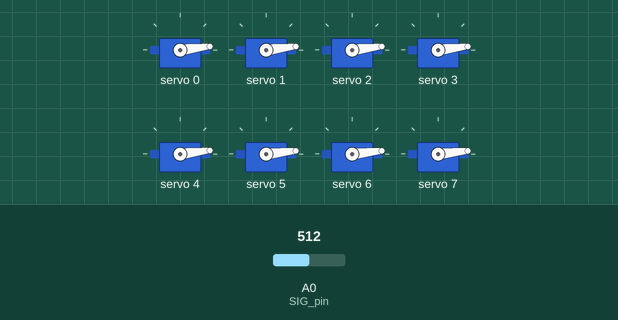
A sketch run on a simulated Arduino Uno, built with avr-gcc and run on an emulated ATmega328P. Parts: 8 × servo. Inputs (shaded band) come from the test bench; at power-on: A0 (SIG_pin) = 512. What the sketch prints to the serial monitor is not drawn.

Above: at 2.53 s.
At 10.0 s:
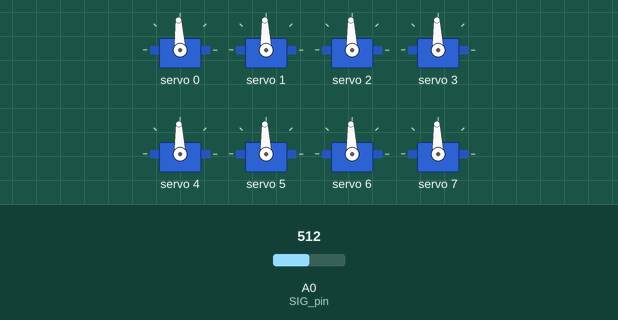
At 17.7 s:
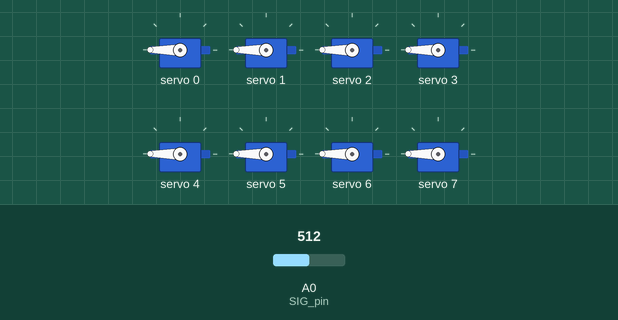
At 23.96 s:
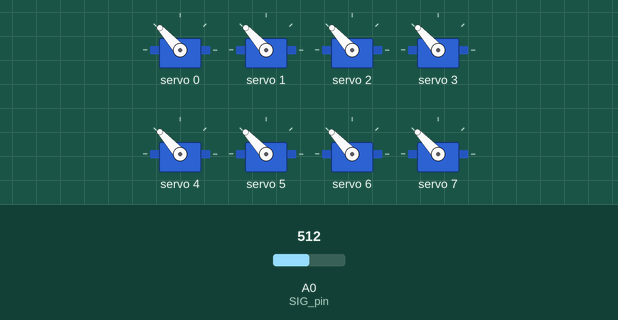
At 29.31 s:
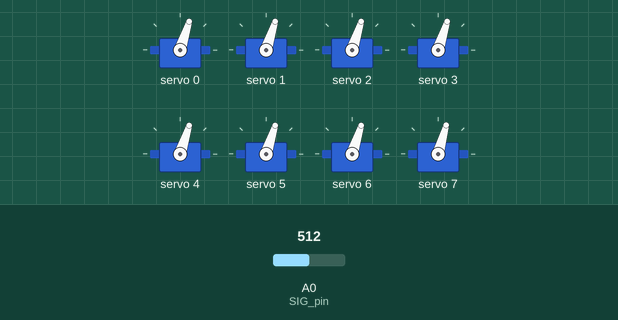
At 39.7 s:
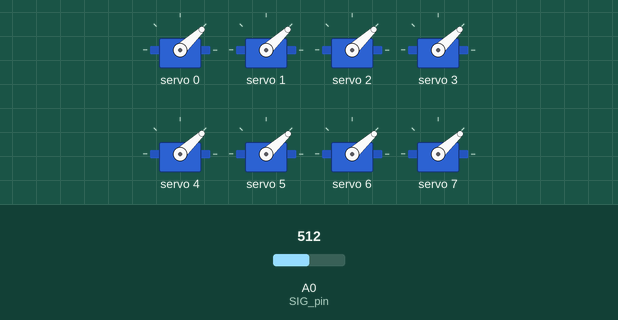
Timing chart, 0 to 40.0 s (numbered marks = the images above):
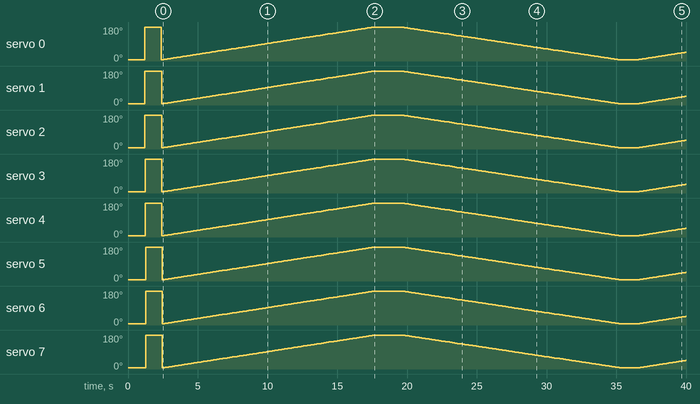

The sketch:

servo_MUX.ino
```cpp
#include <Wire.h> // I2C 통신을 위한 라이브러리
#include <Adafruit_PWMServoDriver.h> // 서보 모터를 제어하는 PWM 드라이버 라이브러리

Adafruit_PWMServoDriver pwm = Adafruit_PWMServoDriver(0x40); // PWM 드라이버 객체 생성

#define SERVOMIX 150
#define SERVOMAX 600
//Mux control pins
int s0 = 8;
int s1 = 9;
int s2 = 10;
int s3 = 11;

//Mux in “SIG” pin
int SIG_pin = 0;

int analogValues[2][8]; // [0도/180도][채널0~3]
int num = 8;  //4개라면 for문 때문에 1빼줌

void setup() {
  Serial.begin(9600); // 시리얼 모니터를 9600 baud로 시작

  pinMode(s0, OUTPUT);
  pinMode(s1, OUTPUT);
  pinMode(s2, OUTPUT);
  pinMode(s3, OUTPUT);

  digitalWrite(s0, LOW);
  digitalWrite(s1, LOW);
  digitalWrite(s2, LOW);
  digitalWrite(s3, LOW);

  pwm.begin(); // PWM 드라이버 초기화
  pwm.setOscillatorFrequency(27000000); // 내부 발진 주파수 설정 (보통 이 값은 변경하지 않아도 됨)
  pwm.setPWMFreq(60); // 서보 모터의 주파수 설정 (60Hz, 서보 모터마다 다를 수 있음)

  delay(10); // 초기 설정 후 잠깐 대기


  // 이거는 각 모터의 아날로그 값 저장하는 것

  // 0도 위치로 이동
  int degree2pul_0 = map(0, 0, 180, SERVOMIX, SERVOMAX); // 0~180도 값을 150~600 PWM 값으로 변환
  for (int ch = 0; ch<num; ch++){
    pwm.setPWM(ch, 0, degree2pul_0); // 채널 , pwm 숫자1, pwm 숫자2  뒤에가 얼마나 많이 해줄꺼지에 대한 내용
    delay(10);
  }

  delay(1000); // 서보 모터 안정화 대기

  // 0도 위치에서 아날로그 값 읽기
  Serial.println("0도 위치 아날로그 값:");
  for (int ch = 0; ch < num; ch++) {
    analogValues[0][ch] = readMux(ch);
    Serial.print("채널 "); Serial.print(ch); Serial.print(": ");
    Serial.println(analogValues[0][ch]);
  }
  delay(10); // 측정 후 대기

  // 180도 위치로 이동
  int degree2pul_180 = map(178, 0, 180, SERVOMIX, SERVOMAX); // 0~180도 값을 150~600 PWM 값으로 변환
  for (int ch = 0; ch<num; ch++){
    pwm.setPWM(ch, 0, degree2pul_180); // 채널 , pwm 숫자1, pwm 숫자2  뒤에가 얼마나 많이 해줄꺼지에 대한 내용
    delay(10);
  }
  delay(1000); // 서보 모터 안정화 대기


  // 180도 위치에서 아날로그 값 읽기
  Serial.println("180도 위치 아날로그 값:");
  for (int ch = 0; ch < num; ch++) {
    analogValues[1][ch] = readMux(ch);
    Serial.print("채널 "); Serial.print(ch); Serial.print(": ");
    Serial.println(analogValues[1][ch]);
  }
  delay(10); // 측정 후 대기

}


void loop() {
  // 서보 모터를 0도에서 180도까지 이동
  for(int i = 0; i <= 180; i++){
    for (int ch = 0; ch<num; ch++){
      int pul = map(i, 0, 180, SERVOMIX, SERVOMAX); // 0~180도 값을 150~600 PWM 값으로 변환
      pwm.setPWM(ch, 0, pul); // 채널 , pwm 숫자1, pwm 숫자2  뒤에가 얼마나 많이 해줄꺼지에 대한 내용
      delay(10);
    }
  }

  // 1초 대기
  delay(1000);

  for(int ch = 0; ch <num; ch ++){
    Serial.print("Value at channel ");
    Serial.print(ch); Serial.print(": ");
    Serial.println(map(readMux(ch),analogValues[0][ch],analogValues[1][ch],0,180));
    delay(10);
    }

  // 서보 모터를 180도에서 0도까지 이동
  for(int i = 180; i >= 0; i--){
    for (int ch = 0; ch<num; ch++){
      int pul = map(i, 0, 180, SERVOMIX, SERVOMAX); // 0~180도 값을 150~600 PWM 값으로 변환
      pwm.setPWM(ch, 0, pul); // 채널 , pwm 숫자1, pwm 숫자2  뒤에가 얼마나 많이 해줄꺼지에 대한 내용
      delay(10);
      Serial.println(map(readMux(ch),analogValues[0][ch],analogValues[1][ch],0,180));
    }
  }
  // 1초 대기
  delay(1000);

  //Loop through and read all 16 values
  //Reports back Value at channel 6 is: 346
  for(int ch = 0; ch < num; ch ++){
    Serial.print("Value at channel ");
    Serial.print(ch); Serial.print(": ");
    Serial.println(map(readMux(ch),analogValues[0][ch],analogValues[1][ch],0,180));
    delay(10);
    }

}

int readMux(int channel)  {
  int controlPin[] = {s0, s1, s2, s3};
  int muxChannel[16][4]={ {0,0,0,0},
    {1,0,0,0}, //channel 1
    {0,1,0,0}, //channel 2
    {1,1,0,0}, //channel 3
    {0,0,1,0}, //channel 4
    {1,0,1,0}, //channel 5
    {0,1,1,0}, //channel 6
    {1,1,1,0}, //channel 7
    {0,0,0,1}, //channel 8
    {1,0,0,1}, //channel 9
    {0,1,0,1}, //channel 10
    {1,1,0,1}, //channel 11
    {0,0,1,1}, //channel 12
    {1,0,1,1}, //channel 13
    {0,1,1,1}, //channel 14
    {1,1,1,1} //channel 15
    };
  //loop through the 4 sig
  for(int i = 0; i < 4; i ++){
    digitalWrite(controlPin[i], muxChannel[channel][i]);
    }
  //read the value at the SIG pin
  int val = analogRead(SIG_pin); //return the value
  return val;
}
```
